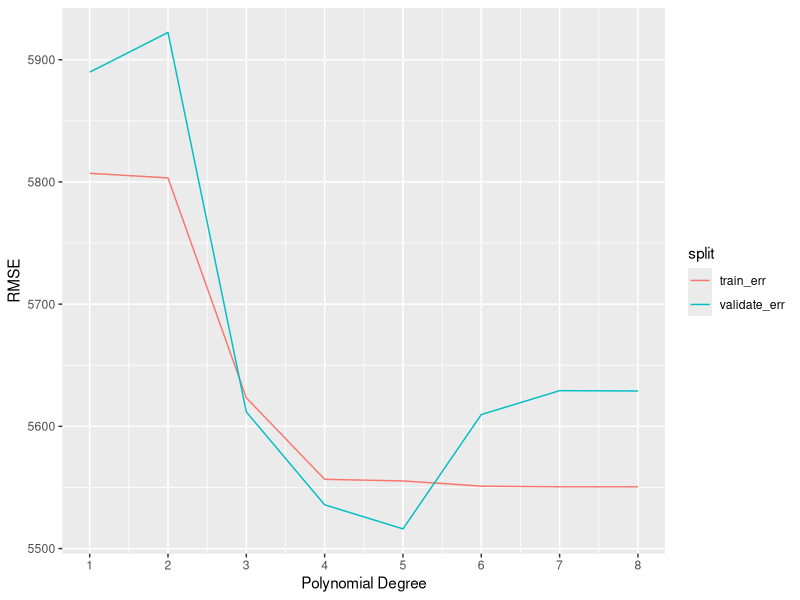

Source code (R): (Note: this script raises an error after producing the figure.)
## ---- chunk 1
library(tidyverse)
library(scales)
library(modelr)
library(lubridate)

## ---- chunk 2
trips_per_day <- read_tsv('trips_per_day.tsv') 
trips_per_day <- trips_per_day%>%
  mutate(day = wday(ymd))%>%
  mutate(weekday = ifelse(day==6|day==7, 0, 1)) %>%
  mutate(rainy = (prcp >= 0.5))

holidays <- read_csv("holidays.csv", col_names = c('sr','ymd','name')) %>% select(ymd) %>% mutate(holiday=1)

trips_per_day <- left_join(trips_per_day, holidays, by="ymd") %>% mutate(holiday = ifelse(is.na(holiday), 0, 1))
## ---- chunk 3
set.seed(42)

num_days <- nrow(trips_per_day)
frac_train_valid <- 0.9
num_train_valid <- floor(num_days * frac_train_valid)
#randomly sample rows for training and validating
ndx <- sample(1:num_days, num_train_valid, replace=F)
# used to fit the model
trips_per_day_train_valid <- trips_per_day[ndx, ]
# used to evaluate  and the fit
trips_per_day_test <- trips_per_day[-ndx, ]

## ---- chunk 4
num_date <- nrow(trips_per_day_train_valid)
frac_train <- 0.8
num_train <- floor(num_date * frac_train)

# randomly sample rows for  training
ndv<- sample(1:num_date, num_train, replace=F)
# used to fit the model
trips_per_day_train <- trips_per_day_train_valid[ndv, ]

# used to evaluate the fit
trips_per_day_valid <- trips_per_day_train_valid[-ndv, ]


## ---- chunk 5
K <- 1:8
train_err <- c()
validate_err <- c()
for (k in K) {
  
    # fit on the training data
    model <- lm(num_trips ~ poly(tmin, k, raw = T), data = trips_per_day_train)
    
    # evaluate on the training data
    train_err[k] <- sqrt(mean((predict(model, trips_per_day_train) - trips_per_day_train$num_trips)^2))

    # evaluate on the validate data
    validate_err[k] <- sqrt(mean((predict(model, trips_per_day_valid) - trips_per_day_valid$num_trips)^2))
}
## ---- chunk 6
plot_data <- data.frame(K, train_err, validate_err) %>%
  gather("split", "error", -K)

ggplot(plot_data, aes(x=K, y=error, color=split)) +
  geom_line() +
  scale_x_continuous(breaks=K) +
  xlab('Polynomial Degree') +
  ylab('RMSE')
## ---- chunk 7
model <- lm(num_trips ~ poly(tmin, 4, raw = T), data = trips_per_day_train)

trips_per_day_train <- trips_per_day_train%>%
  add_predictions(model) %>%
  mutate(split = "train")
trips_per_day_valid <- trips_per_day_valid %>%
  add_predictions(model) %>%
  mutate(split = "validate")
plot_data <- bind_rows(train_trips,validate_trips)

ggplot(plot_data, aes(x = tmin, y = num_trips)) +
  geom_point(aes(color = split)) +
  geom_line(aes(y = pred)) +
  xlab('Minimum temperature') +
  ylab('Daily trips') +
  scale_y_continuous()
## ---- chunk 8
model<- lm(formula = num_trips ~ poly(tmin, 4, raw = T) + holiday + snwd + prcp + snow + rainy + weekday + poly(tmax, 4, raw = T), data = trips_per_day_train)

trips_per_day_train <- trips_per_day_train%>%
  add_predictions(model) %>%
  mutate(split = "train")
trips_per_day_valid <- trips_per_day_valid %>%
  add_predictions(model) %>%
  mutate(split = "validate")

summary(model)
## ---- chunk 9
rsquare(model,trips_per_day_train)
rmse(model,trips_per_day_train)
rsquare(model,trips_per_day_valid)
rmse(model,trips_per_day_valid)
## ---- chunk 10
plot_data <- bind_rows(trips_per_day_train, trips_per_day_valid)

ggplot(plot_data, aes(x = pred, y = num_trips)) +
  geom_point(aes(color = split)) +
  geom_line(aes(y = pred)) +
  xlab('Minimum temperature') +
  ylab('Daily trips') +
  scale_y_continuous()
## ---- chunk 11
plot_data <- bind_rows(trips_per_day_train, trips_per_day_valid)

ggplot(plot_data, aes(x = ymd, y = num_trips)) +
  geom_point(aes(color = split)) +
  geom_line(aes(y = pred)) +
  xlab('Date') +
  ylab('Actual Trips') +
  scale_y_continuous()

ggplot(plot_data, aes(x = pred, y = num_trips)) +
  geom_point(aes(color = split)) +
  geom_line(aes(y = pred)) +
  xlab('Predicted Trips') +
  ylab('Actual Trips') +
  scale_y_continuous()
## ---- chunk 12
final_model <- lm(formula = num_trips ~ poly(tmin, 4, raw = T) + holiday + snwd + prcp + snow + rainy + weekday + poly(tmax, 4, raw = T), data = trips_per_day_train)

rsquare(final_model, trips_per_day_test)
rmse(final_model, trips_per_day_test)

trips_per_day_test <- trips_per_day_test %>%
  add_predictions(final_model) %>%
  mutate(split = "test")
## ---- chunk 13
plot_data <- bind_rows(trips_per_day_train, trips_per_day_valid, trips_per_day_test)

ggplot(plot_data, aes(x = ymd, y = num_trips)) +
  geom_point(aes(color = split)) +
  geom_line(aes(y = pred)) +
  xlab('Date') +
  ylab('Actual Trips') +
  scale_y_continuous()

ggplot(plot_data, aes(x = pred, y = num_trips)) +
  geom_point(aes(color = split)) +
  geom_line(aes(y = pred)) +
  xlab('Predicted Trips') +
  ylab('Actual Trips') +
  scale_y_continuous()
